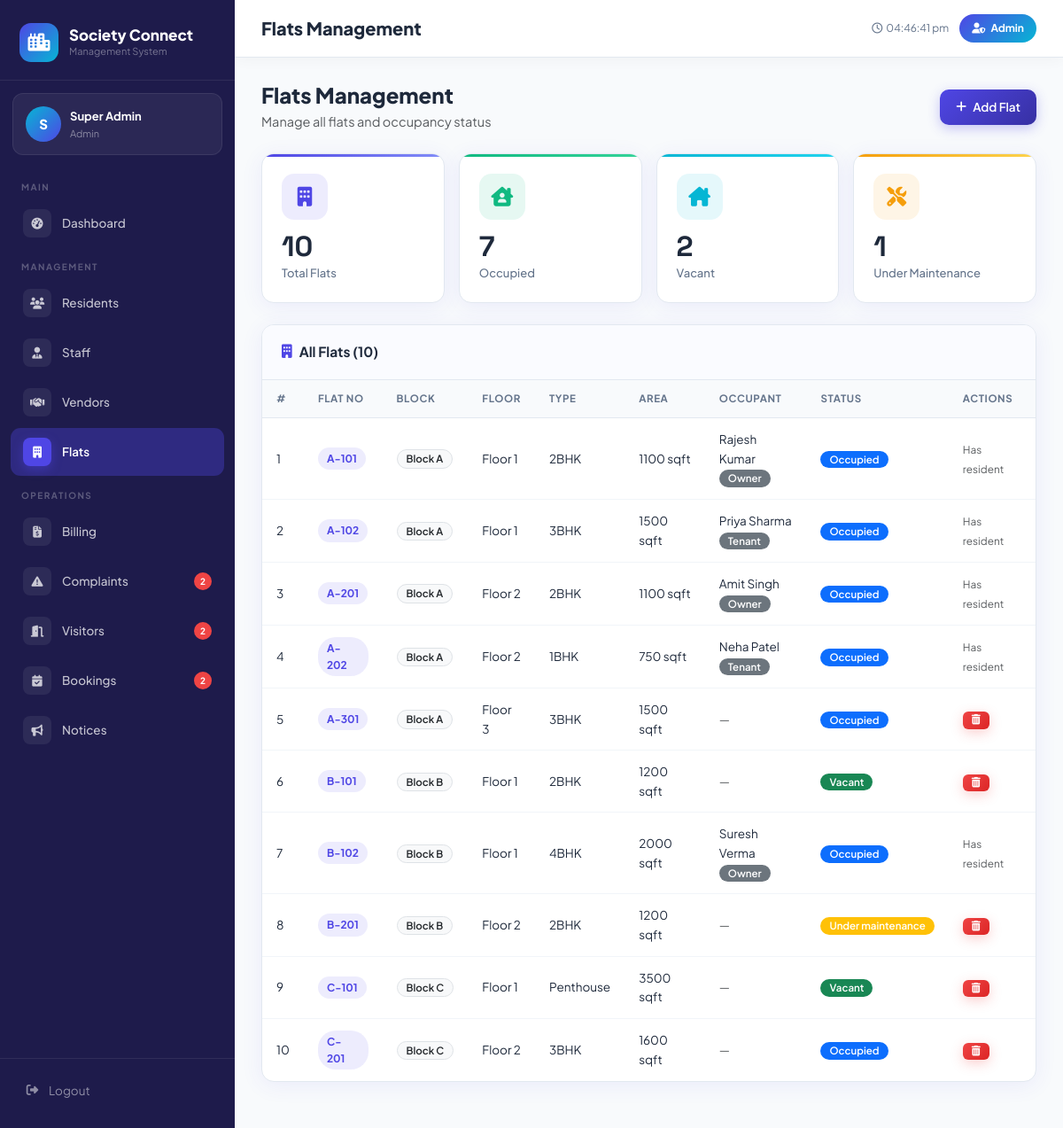
The page /admin/flats.php (signed in) on the database its author committed.
### tables this page shows
CREATE TABLE `residents` (
  `id`            INT          UNSIGNED AUTO_INCREMENT PRIMARY KEY,
  `user_id`       INT          UNSIGNED NOT NULL,
  `flat_id`       INT          UNSIGNED NOT NULL,
  `resident_type` ENUM('owner','tenant') DEFAULT 'owner',
  `members_count` TINYINT      DEFAULT 1,
  `vehicles`      VARCHAR(200) DEFAULT NULL,
  `move_in_date`  DATE         DEFAULT NULL,
  `emergency_contact` VARCHAR(20) DEFAULT NULL,
  `created_at`    TIMESTAMP    DEFAULT CURRENT_TIMESTAMP,
  FOREIGN KEY (`user_id`) REFERENCES `users`(`id`) ON DELETE CASCADE,
  FOREIGN KEY (`flat_id`) REFERENCES `flats`(`id`) ON DELETE CASCADE
);

CREATE TABLE `flats` (
  `id`          INT          UNSIGNED AUTO_INCREMENT PRIMARY KEY,
  `flat_no`     VARCHAR(20)  NOT NULL,
  `block`       VARCHAR(10)  NOT NULL,
  `floor`       TINYINT      NOT NULL DEFAULT 0,
  `type`        ENUM('1BHK','2BHK','3BHK','4BHK','Penthouse') DEFAULT '2BHK',
  `area_sqft`   INT          DEFAULT 0,
  `status`      ENUM('occupied','vacant','under_maintenance') DEFAULT 'vacant',
  `created_at`  TIMESTAMP    DEFAULT CURRENT_TIMESTAMP
);

CREATE TABLE `users` (
  `id`          INT          UNSIGNED AUTO_INCREMENT PRIMARY KEY,
  `name`        VARCHAR(100) NOT NULL,
  `email`       VARCHAR(150) NOT NULL UNIQUE,
  `password`    VARCHAR(255) NOT NULL,
  `role`        ENUM('admin','resident','staff') NOT NULL DEFAULT 'resident',
  `phone`       VARCHAR(20)  DEFAULT NULL,
  `avatar`      VARCHAR(255) DEFAULT NULL,
  `status`      ENUM('active','inactive') DEFAULT 'active',
  `last_login`  DATETIME     DEFAULT NULL,
  `created_at`  TIMESTAMP    DEFAULT CURRENT_TIMESTAMP,
  `updated_at`  TIMESTAMP    DEFAULT CURRENT_TIMESTAMP ON UPDATE CURRENT_TIMESTAMP
);

### admin/flats.php (the view, shortened to what this page needs)
<?php
require_once '../config/db.php';
$db = getDB();
$flats = $db->query("SELECT f.*, r.id as res_id, u.name as resident_name, r.resident_type
                     FROM flats f
                     LEFT JOIN residents r ON f.id=r.flat_id
                     LEFT JOIN users u ON r.user_id=u.id
                     ORDER BY f.block, f.flat_no")->fetchAll();
$occupiedCount   = count(array_filter($flats, fn($f) => $f['status']==='occupied'));
$vacantCount     = count(array_filter($flats, fn($f) => $f['status']==='vacant'));
$maintenanceCount= count(array_filter($flats, fn($f) => $f['status']==='under_maintenance'));
require_once '../includes/header.php';
?>
<div class="d-flex align-items-center justify-content-between mb-4">
    <div>
        <h4 class="fw-800 mb-1">Flats Management</h4>
        <p class="text-muted mb-0">Manage all flats and occupancy status</p>
    </div>
    <button class="btn-sc primary" data-bs-toggle="modal" data-bs-target="#addFlatModal">
        <i class="fa-solid fa-plus"></i> Add Flat
    </button>
</div>
<div class="row g-3 mb-4">
    <div class="col-md-3">
        <div class="stat-card primary">
            <div class="stat-icon-wrap primary"><i class="fa-solid fa-building"></i></div>
            <div class="stat-num"><?= count($flats) ?></div>
            <div class="stat-label">Total Flats</div>
        </div>
    </div>
    <div class="col-md-3">
        <div class="stat-card success">
            <div class="stat-icon-wrap success"><i class="fa-solid fa-house-chimney-user"></i></div>
            <div class="stat-num"><?= $occupiedCount ?></div>
            <div class="stat-label">Occupied</div>
        </div>
    </div>
    <div class="col-md-3">
        <div class="stat-card secondary">
            <div class="stat-icon-wrap secondary"><i class="fa-solid fa-house-chimney"></i></div>
            <div class="stat-num"><?= $vacantCount ?></div>
            <div class="stat-label">Vacant</div>
        </div>
    </div>
    <div class="col-md-3">
        <div class="stat-card warning">
            <div class="stat-icon-wrap warning"><i class="fa-solid fa-screwdriver-wrench"></i></div>
            <div class="stat-num"><?= $maintenanceCount ?></div>
            <div class="stat-label">Under Maintenance</div>
        </div>
    </div>
</div>
<div class="sc-card">
    <div class="sc-card-header">
        <div class="sc-card-title"><i class="fa-solid fa-building"></i> All Flats (<?= count($flats) ?>)</div>
    </div>
    <div class="table-responsive">
        <table class="table-sc">
            <thead>
                <tr><th>#</th><th>Flat No</th><th>Block</th><th>Floor</th><th>Type</th><th>Area</th><th>Occupant</th><th>Status</th><th>Actions</th></tr>
            </thead>
            <tbody>
            <?php foreach ($flats as $i => $f): ?>
            <tr>
                <td><?= $i+1 ?></td>
                <td><span class="flat-pill"><?= e($f['flat_no']) ?></span></td>
                <td><span class="badge bg-light text-dark border">Block <?= e($f['block']) ?></span></td>
                <td><?= $f['floor'] == 0 ? 'Ground' : 'Floor ' . $f['floor'] ?></td>
                <td><?= e($f['type']) ?></td>
                <td><?= $f['area_sqft'] ? $f['area_sqft'] . ' sqft' : '—' ?></td>
                <td>
                    <?php if ($f['resident_name']): ?>
                    <div class="fw-600"><?= e($f['resident_name']) ?></div>
                    <small><?= statusBadge($f['resident_type'] ?? 'owner') ?></small>
                    <?php else: ?><span class="text-muted">—</span><?php endif; ?>
                </td>
                <td><?= statusBadge($f['status']) ?></td>
                <td>
                    <?php if (!$f['res_id']): ?>
                    <a href="?delete=<?= $f['id'] ?>" class="btn-sc danger xs"
                       data-confirm="Delete flat <?= e($f['flat_no']) ?>?">
                        <i class="fa-solid fa-trash-can"></i>
                    </a>
                    <?php else: ?>
                    <span class="text-muted small">Has resident</span>
                    <?php endif; ?>
                </td>
            </tr>
            <?php endforeach; ?>
            </tbody>
        </table>
    </div>
</div>
<?php require_once '../includes/footer.php'; ?>

### config/db.php (shortened to what this page needs)
<?php
function e(mixed $val): string {
    return htmlspecialchars((string)$val, ENT_QUOTES, 'UTF-8');
}
function statusBadge(string $status, string $type = 'general'): string {
    $map = [
        'paid'        => 'success',
        'pending'     => 'warning',
        'overdue'     => 'danger',
        'waived'      => 'secondary',
        'open'        => 'danger',
        'assigned'    => 'warning',
        'in_progress' => 'info',
        'resolved'    => 'success',
        'closed'      => 'secondary',
        'approved'    => 'success',
        'rejected'    => 'danger',
        'cancelled'   => 'secondary',
        'completed'   => 'primary',
        'inside'      => 'success',
        'exited'      => 'secondary',
        'pre_approved'=> 'info',
        'active'      => 'success',
        'inactive'    => 'secondary',
        'available'   => 'success',
        'maintenance' => 'warning',
        'closed'      => 'danger',
        'occupied'    => 'primary',
        'vacant'      => 'success',
        'under_maintenance' => 'warning',
        'low'         => 'secondary',
        'medium'      => 'info',
        'high'        => 'warning',
        'critical'    => 'danger',
    ];
    $cls   = $map[$status] ?? 'secondary';
    $label = ucfirst(str_replace('_', ' ', $status));
    return "<span class=\"badge bg-{$cls}\">{$label}</span>";
}

### assets/css/style.css (style rules this page uses)
:root { --primary: #4F46E5; --primary-light: #818CF8; --primary-dark: #3730A3; --secondary: #06B6D4; --secondary-light:#67E8F9; --accent: #F59E0B; --success: #10B981; --danger: #EF4444; --warning: #F59E0B; --info: #06B6D4; --bg: #F8FAFC; --card-bg: #FFFFFF; --sidebar-bg: #1E1B4B; --sidebar-text: rgba(255,255,255,0.75); --sidebar-active: rgba(255,255,255,0.15); --border: #E2E8F0; --text: #1E293B; --text-muted: #64748B; --shadow: 0 4px 24px rgba(79,70,229,0.08); --shadow-lg: 0 8px 40px rgba(79,70,229,0.15); --radius: 14px; --radius-sm: 8px; --radius-lg: 20px; --sidebar-w: 265px; --font: 'Plus Jakarta Sans', sans-serif; --font-alt: 'Space Grotesk', sans-serif; }
*, *::before, *::after { margin: 0; padding: 0; box-sizing: border-box; }
html { scroll-behavior: smooth; }
body { font-family: var(--font); background: var(--bg); color: var(--text); font-size: 14.5px; line-height: 1.6; -webkit-font-smoothing: antialiased; }
.stat-card { background: white; border-radius: var(--radius); padding: 22px 22px; box-shadow: var(--shadow); border: 1px solid var(--border); position: relative; overflow: hidden; transition: transform 0.25s, box-shadow 0.25s; }
.stat-card::after { content: ''; position: absolute; top: 0; left: 0; right: 0; height: 3px; border-radius: var(--radius) var(--radius) 0 0; }
.stat-card.primary::after { background: linear-gradient(90deg, var(--primary), var(--primary-light)); }
.stat-card.secondary::after { background: linear-gradient(90deg, var(--secondary), #22D3EE); }
.stat-card.success::after { background: linear-gradient(90deg, var(--success), #34D399); }
.stat-card.warning::after { background: linear-gradient(90deg, var(--warning), #FCD34D); }
.stat-icon-wrap { width: 52px; height: 52px; border-radius: 14px; display: flex; align-items: center; justify-content: center; font-size: 22px; margin-bottom: 14px; }
.stat-icon-wrap.primary { background: rgba(79,70,229,0.1); color: var(--primary); }
.stat-icon-wrap.secondary { background: rgba(6,182,212,0.1); color: var(--secondary); }
.stat-icon-wrap.success { background: rgba(16,185,129,0.1); color: var(--success); }
.stat-icon-wrap.warning { background: rgba(245,158,11,0.1); color: var(--warning); }
.stat-num { font-size: 32px; font-weight: 800; color: var(--text); line-height: 1; margin-bottom: 4px; font-family: var(--font-alt); }
.stat-label { font-size: 13px; color: var(--text-muted); font-weight: 500; }
.sc-card { background: white; border-radius: var(--radius); box-shadow: var(--shadow); border: 1px solid var(--border); overflow: hidden; margin-bottom: 24px; }
.sc-card-header { padding: 18px 22px; border-bottom: 1px solid var(--border); display: flex; align-items: center; justify-content: space-between; background: #FAFBFF; }
.sc-card-title { font-size: 15.5px; font-weight: 700; color: var(--text); display: flex; align-items: center; gap: 8px; }
.sc-card-title i { color: var(--primary); }
.table-sc { width: 100%; border-collapse: collapse; font-size: 13.5px; }
.table-sc thead th { background: #F8FAFC; padding: 12px 16px; text-align: left; font-size: 11.5px; font-weight: 700; color: var(--text-muted); text-transform: uppercase; letter-spacing: 0.6px; border-bottom: 1px solid var(--border); white-space: nowrap; }
.table-sc tbody td { padding: 13px 16px; border-bottom: 1px solid #F1F5F9; color: var(--text); vertical-align: middle; }
.table-sc tbody tr:last-child td { border-bottom: none; }
.btn-sc { display: inline-flex; align-items: center; gap: 7px; padding: 9px 18px; border-radius: 10px; font-size: 13.5px; font-weight: 600; border: none; cursor: pointer; text-decoration: none; transition: all 0.2s; white-space: nowrap; }
.btn-sc.primary { background: linear-gradient(135deg, var(--primary), var(--primary-dark)); color: white; box-shadow: 0 4px 14px rgba(79,70,229,0.3); }
.btn-sc.danger { background: linear-gradient(135deg, var(--danger), #DC2626); color: white; box-shadow: 0 4px 14px rgba(239,68,68,0.25); }
.btn-sc.xs { padding: 4px 10px; font-size: 11.5px; border-radius: 6px; }
.badge { font-size: 11.5px; font-weight: 600; padding: 4px 10px; border-radius: 20px; }
.fw-800 { font-weight: 800 !important; }
.flat-pill { display: inline-flex; align-items: center; background: rgba(79,70,229,0.1); color: var(--primary); font-weight: 700; font-size: 12px; padding: 3px 10px; border-radius: 20px; }

### rows shown on the page
residents: flat.flat_no "A-101", flat.block "A", flat.floor "1", flat.type "2BHK", flat.area_sqft "1100", user.name "Rajesh Kumar", resident_type "Owner Occupied", shows "Has resident"
residents: flat.flat_no "A-102", flat.block "A", flat.floor "1", flat.type "3BHK", flat.area_sqft "1500", user.name "Priya Sharma", resident_type "Tenant Occupied", shows "Has resident"
residents: flat.flat_no "A-201", flat.block "A", flat.floor "2", flat.type "2BHK", flat.area_sqft "1100", user.name "Amit Singh", resident_type "Owner Occupied", shows "Has resident"
residents: flat.flat_no "A-202", flat.block "A", flat.floor "2", flat.type "1BHK", flat.area_sqft "750", user.name "Neha Patel", resident_type "Tenant Occupied", shows "Has resident"
flats: flat_no "A-301", block "A", floor "3", type "3BHK", area_sqft "1500", status "Occupied"
flats: flat_no "B-101", block "B", floor "1", type "2BHK", area_sqft "1200", status "Vacant"
residents: flat.flat_no "B-102", flat.block "B", flat.floor "1", flat.type "4BHK", flat.area_sqft "2000", user.name "Suresh Verma", resident_type "Owner Occupied", shows "Has resident"
flats: flat_no "B-201", block "B", floor "2", type "2BHK", area_sqft "1200", status "Under maintenance"
flats: flat_no "C-101", block "C", floor "1", type "Penthouse", area_sqft "3500", status "Vacant"
flats: flat_no "C-201", block "C", floor "2", type "3BHK", area_sqft "1600", status "Occupied"

### other values the page prints
$userInitial "S"
$userName "Super Admin"
$userRole "Admin"
$section "MAIN"
$item['label'] "Dashboard"
$section "MANAGEMENT"
$item['label'] "Residents"
$item['label'] "Staff"
$item['label'] "Vendors"
$item['label'] "Flats"
$section "OPERATIONS"
$item['label'] "Billing"
$item['label'] "Complaints"
$item['badge'] "2"
$item['label'] "Visitors"
